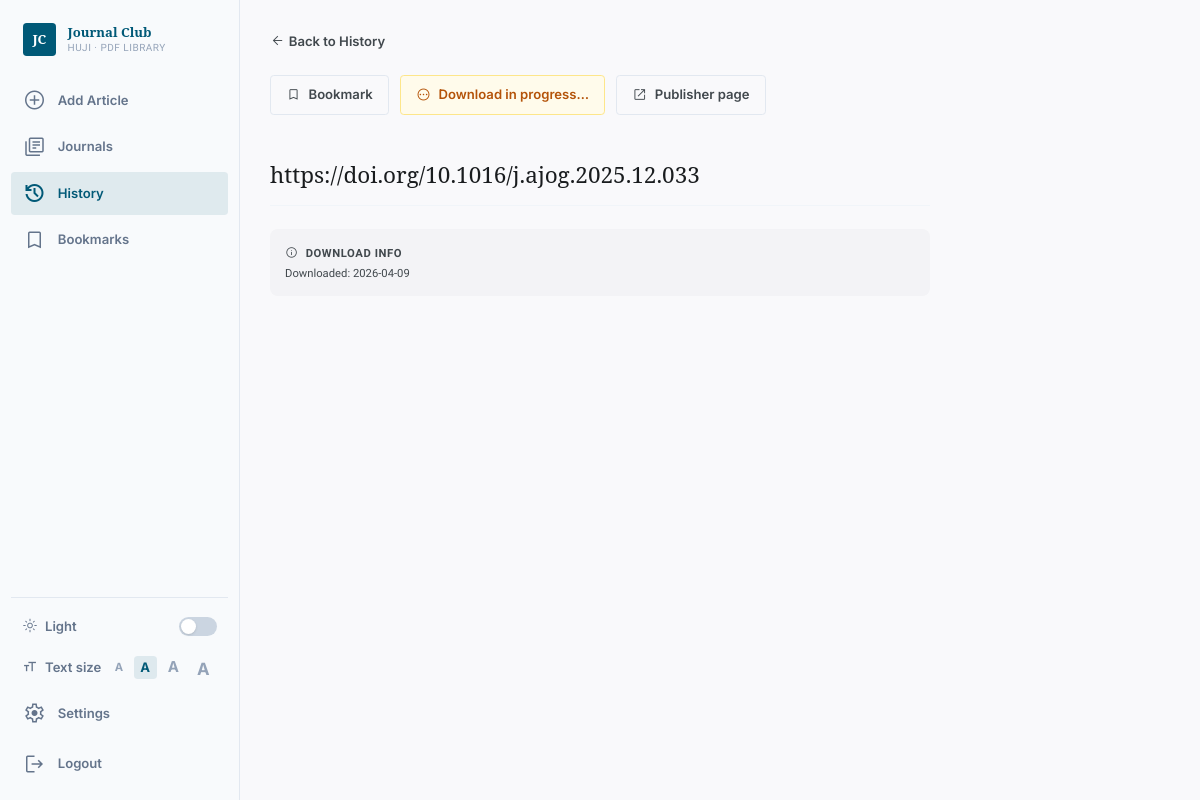
Page /article/10 on the earlier database version.
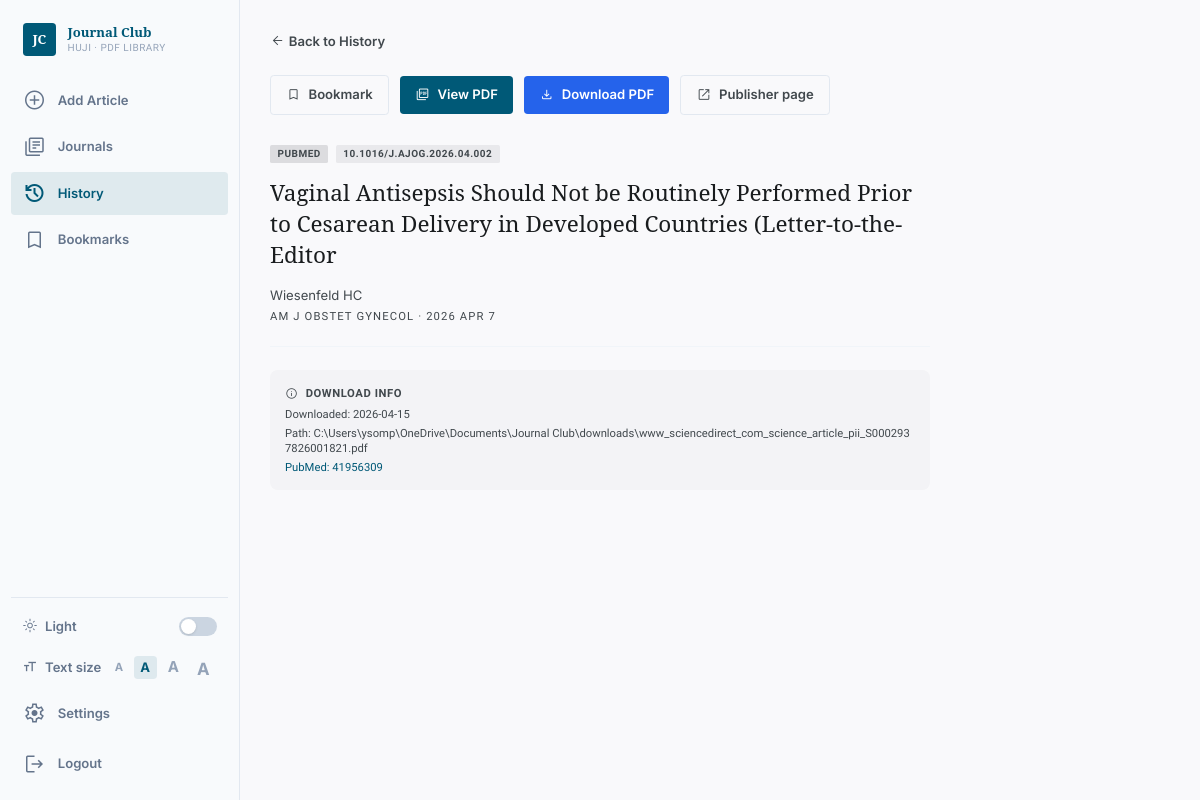
Same page on the later database version.
### tables this page shows
CREATE TABLE articles (
    id            INTEGER PRIMARY KEY AUTOINCREMENT,
    url           TEXT UNIQUE NOT NULL,
    pmid          TEXT,
    doi           TEXT,
    title         TEXT,
    authors       TEXT,          -- JSON array
    journal       TEXT,
    pub_date      TEXT,
    abstract      TEXT,
    pdf_path      TEXT,          -- NULL until download succeeds
    downloaded_at TEXT,          -- ISO-8601
    is_bookmarked INTEGER NOT NULL DEFAULT 0
, download_error TEXT);

### app.py (the view)
@app.route("/article/<int:article_id>")
def article(article_id: int):
    a = storage.get_by_id(article_id)
    if a is None:
        return "Article not found", 404
    if request.headers.get("Accept") == "application/json":
        return jsonify(a)
    return render_template("article.html", article=a, page="history")

### journal_club/storage.py (called while the page is built)
def _connect() -> sqlite3.Connection:
    conn = sqlite3.connect(str(_DB_PATH))
    conn.row_factory = sqlite3.Row
    conn.execute("PRAGMA journal_mode=WAL;")
    conn.execute("PRAGMA foreign_keys=ON;")
    conn.executescript(_DDL)
    _migrate(conn)
    return conn

def _row_to_dict(row: sqlite3.Row) -> dict[str, Any]:
    d = dict(row)
    try:
        d["authors"] = json.loads(d["authors"] or "[]")
    except (json.JSONDecodeError, TypeError):
        d["authors"] = []
    d["is_bookmarked"] = bool(d["is_bookmarked"])
    return d

def get_by_id(article_id: int) -> dict | None:
    with _connect() as conn:
        row = conn.execute(
            "SELECT * FROM articles WHERE id = ?", (article_id,)
        ).fetchone()
    return _row_to_dict(row) if row else None

### templates/article.html (shortened to what this page needs)
{% extends "base.html" %}
{% block content %}
<div class="px-8 py-8 max-w-3xl">
  <a href="./history" class="inline-flex items-center gap-1 text-sm text-on-surface-variant hover:text-primary mb-6 font-semibold transition-colors">
    <span class="material-symbols-outlined text-base">arrow_back</span> Back to History
  </a>
  <div class="flex items-center gap-3 mb-8">
    <button id="bookmark-btn"
            class="flex items-center gap-2 px-4 py-2 border rounded font-body font-semibold text-sm transition-colors
                   {% if article.is_bookmarked %}bg-primary/10 border-primary text-primary{% else %}border-slate-200 text-on-surface-variant hover:border-primary hover:text-primary{% endif %}"
            data-id="{{ article.id }}" data-bookmarked="{{ 'true' if article.is_bookmarked else 'false' }}">
      <span class="material-symbols-outlined text-base {% if article.is_bookmarked %}fill-icon{% endif %}">bookmark</span>
      {{ 'Bookmarked' if article.is_bookmarked else 'Bookmark' }}
    </button>
    {% if article.pdf_path %}
    <a href="./pdf/{{ article.id }}" target="_blank"
       class="flex items-center gap-2 px-4 py-2 bg-primary text-white rounded font-body font-semibold text-sm hover:bg-primary-container transition-colors">
      <span class="material-symbols-outlined text-base">picture_as_pdf</span> View PDF
    </a>
    <a href="./pdf/{{ article.id }}?download=1"
       class="flex items-center gap-2 px-4 py-2 bg-blue-600 text-white rounded font-body font-semibold text-sm hover:bg-blue-700 transition-colors">
      <span class="material-symbols-outlined text-base">download</span> Download PDF
    </a>
    {% else %}
    <span class="flex items-center gap-2 px-4 py-2 bg-amber-50 border border-amber-200 text-amber-700 rounded font-body font-semibold text-sm">
      <span class="material-symbols-outlined text-base">pending</span> Download in progress…
    </span>
    {% endif %}
    <a href="{{ article.url }}" target="_blank"
       class="flex items-center gap-2 px-4 py-2 border border-slate-200 rounded font-body font-semibold text-sm text-on-surface-variant hover:border-primary hover:text-primary transition-colors">
      <span class="material-symbols-outlined text-base">open_in_new</span> Publisher page
    </a>
  </div>
  <div class="flex gap-2 mb-4">
    {% if article.pmid %}
    <span class="bg-surface-container-high px-2 py-0.5 text-[10px] font-label font-bold text-on-surface-variant tracking-wider uppercase rounded-sm">PubMed</span>
    {% endif %}
    {% if article.doi %}
    <span class="bg-surface-container px-2 py-0.5 text-[10px] font-label font-bold text-on-surface-variant tracking-wider uppercase rounded-sm">{{ article.doi }}</span>
    {% endif %}
  </div>
  <h1 class="font-headline text-2xl text-on-surface leading-snug mb-4">
    {{ article.title or article.url }}
  </h1>
  {% if article.authors %}
  <p class="text-sm text-on-surface-variant mb-1">
    {{ article.authors | join(', ') }}
  </p>
  {% endif %}
  {% if article.journal or article.pub_date %}
  <p class="text-xs text-on-surface-variant font-label tracking-widest uppercase mb-6">
    {{ article.journal }}{% if article.journal and article.pub_date %} &middot; {% endif %}{{ article.pub_date }}
  </p>
  {% endif %}
  <hr class="border-slate-100 mb-6"/>
  <section class="bg-surface-container-low rounded-lg p-4 text-xs text-on-surface-variant font-label">
    <div class="flex items-center gap-2 mb-1">
      <span class="material-symbols-outlined text-sm">info</span>
      <span class="font-semibold uppercase tracking-wider">Download info</span>
    </div>
    <p>Downloaded: {{ article.downloaded_at[:10] if article.downloaded_at else 'Unknown' }}</p>
    {% if article.pdf_path %}
    <p class="mt-1 break-all">Path: {{ article.pdf_path }}</p>
    {% endif %}
    {% if article.pmid %}
    <p class="mt-1">
      <a href="https://pubmed.ncbi.nlm.nih.gov/{{ article.pmid }}/" target="_blank"
         class="text-primary hover:underline">PubMed: {{ article.pmid }}</a>
    </p>
    {% endif %}
  </section>
</div>
{% endblock %}

### templates/base.html (shortened to what this page needs)
<!doctype html>
<html lang="en" class="">
<head>
  <script src="https://cdn.tailwindcss.com?plugins=forms,container-queries"></script>
</head>
<body class="min-h-screen">
  <aside class="h-full w-64 fixed left-0 top-0 pt-6 pb-4 px-3 flex flex-col gap-4 bg-slate-50 border-r border-slate-200 z-40">
    <div class="px-3 mb-2">
      <div class="flex items-center gap-3">
        <div class="w-9 h-9 bg-primary rounded flex items-center justify-center text-white font-headline font-bold text-sm">JC</div>
        <div>
          <h3 class="font-headline text-sm font-bold text-primary leading-tight">Journal Club</h3>
          <p class="text-[10px] text-slate-400 font-label tracking-wider uppercase">HUJI · PDF Library</p>
        </div>
      </div>
    </div>
    <nav class="space-y-1 flex-1">
      <a href="."
         class="flex items-center gap-3 px-3 py-2.5 rounded font-body font-semibold text-sm transition-colors
                {% if page == 'add' %}bg-primary/10 text-primary{% else %}text-slate-500 hover:bg-slate-100{% endif %}">
        <span class="material-symbols-outlined {% if page == 'add' %}fill-icon{% endif %}">add_circle</span>
        <span>Add Article</span>
      </a>
      <a href="./journals"
         class="flex items-center gap-3 px-3 py-2.5 rounded font-body font-semibold text-sm transition-colors
                {% if page == 'journals' %}bg-primary/10 text-primary{% else %}text-slate-500 hover:bg-slate-100{% endif %}">
        <span class="material-symbols-outlined {% if page == 'journals' %}fill-icon{% endif %}">library_books</span>
        <span>Journals</span>
      </a>
      <a href="./history"
         class="flex items-center gap-3 px-3 py-2.5 rounded font-body font-semibold text-sm transition-colors
                {% if page == 'history' %}bg-primary/10 text-primary{% else %}text-slate-500 hover:bg-slate-100{% endif %}">
        <span class="material-symbols-outlined {% if page == 'history' %}fill-icon{% endif %}">history</span>
        <span>History</span>
      </a>
      <a href="./bookmarks"
         class="flex items-center gap-3 px-3 py-2.5 rounded font-body font-semibold text-sm transition-colors
                {% if page == 'bookmarks' %}bg-primary/10 text-primary{% else %}text-slate-500 hover:bg-slate-100{% endif %}">
        <span class="material-symbols-outlined {% if page == 'bookmarks' %}fill-icon{% endif %}">bookmark</span>
        <span>Bookmarks</span>
      </a>
    </nav>
    <div class="border-t border-slate-200 pt-3 space-y-2">
      <div class="flex items-center justify-between px-3 py-1.5">
        <div class="flex items-center gap-2 text-slate-500 text-sm font-semibold">
          <span class="material-symbols-outlined text-base" id="theme-icon">light_mode</span>
          <span id="theme-label">Light</span>
        </div>
        <button onclick="toggleDark()"
          id="dark-toggle"
          class="relative w-10 h-5 rounded-full transition-colors duration-200 bg-slate-300 dark-toggle-bg focus:outline-none">
          <span id="dark-knob"
            class="absolute top-0.5 left-0.5 w-4 h-4 bg-white rounded-full shadow transition-transform duration-200"></span>
        </button>
      </div>
      <div class="flex items-center justify-between px-3 py-1.5">
        <div class="flex items-center gap-2 text-slate-500 text-sm font-semibold">
          <span class="material-symbols-outlined text-base">format_size</span>
          <span>Text size</span>
        </div>
        <div class="flex items-center gap-1">
          <button onclick="setFontSize('sm')" data-fs="sm"
            class="fs-btn w-6 h-6 rounded text-xs font-bold text-slate-400 hover:text-primary hover:bg-primary/10 transition-colors">A</button>
          <button onclick="setFontSize('md')" data-fs="md"
            class="fs-btn w-6 h-6 rounded text-sm font-bold text-slate-400 hover:text-primary hover:bg-primary/10 transition-colors">A</button>
          <button onclick="setFontSize('lg')" data-fs="lg"
            class="fs-btn w-7 h-6 rounded text-base font-bold text-slate-400 hover:text-primary hover:bg-primary/10 transition-colors">A</button>
          <button onclick="setFontSize('xl')" data-fs="xl"
            class="fs-btn w-7 h-6 rounded text-lg font-bold text-slate-400 hover:text-primary hover:bg-primary/10 transition-colors">A</button>
        </div>
      </div>
      <a href="./settings"
         class="flex items-center gap-3 px-3 py-2.5 rounded font-body font-semibold text-sm transition-colors
                {% if page == 'settings' %}bg-primary/10 text-primary{% else %}text-slate-500 hover:bg-slate-100{% endif %}">
        <span class="material-symbols-outlined {% if page == 'settings' %}fill-icon{% endif %}">settings</span>
        <span>Settings</span>
      </a>
      <form method="POST" action="./logout" class="mt-auto">
        <button type="submit"
          class="w-full flex items-center gap-3 px-3 py-2.5 rounded font-body font-semibold text-sm transition-colors text-slate-500 hover:bg-slate-100">
          <span class="material-symbols-outlined">logout</span>
          <span>Logout</span>
        </button>
      </form>
    </div>
  </aside>
  <main class="ml-64 min-h-screen">
    {% block content %}{% endblock %}
  </main>
</body>
</html>

### templates/base.html (style rules this page uses)
.material-symbols-outlined { font-variation-settings: 'FILL' 0, 'wght' 300, 'GRAD' 0, 'opsz' 24; }
.fill-icon { font-variation-settings: 'FILL' 1, 'wght' 400, 'GRAD' 0, 'opsz' 24; }
html.fs-md { font-size: 15px; }
body { font-family: 'Inter', sans-serif; background: #f9f9fb; color: #191c1e; transition: background .2s, color .2s; }

Differences in the rows shown:
now on this page (row edited): articles: is_bookmarked "Bookmark", doi "10.1016/J.AJOG.2026.04.002", title "Vaginal Antisepsis Should Not be Routinely Performed Prior to Cesarean Delivery in Developed Countries (Letter-to-the-Editor", journal "AM J OBSTET GYNECOL", pub_date "2026 APR 7", downloaded_at "2026-04-15", pdf_path "C:\\Users\\ysomp\\OneDrive\\Documents\\Journal Club\\downloads\\www_sciencedirect_com_science_article_pii_S0002937826001821.pdf", pmid "41956309"
changed articles: pmid empty → "41956309" (drawn); journal empty → "Am J Obstet Gynecol" (drawn)
Other differences:
{{ article.authors | join(', ') }}: (not shown) → "Wiesenfeld HC"
{{ 'Bookmarked' if article.is_bookmarked else 'Bookmark' }}: "Bookmark" → (not shown)
{{ article.title or article.url }}: "https://doi.org/10.1016/j.ajog.2025.12.033" → (not shown)
{{ article.downloaded_at[:10] if article.downloaded_at else 'Unknown' }}: "2026-04-09" → (not shown)
text no longer shown: "Download in progress…"
text now shown: "View PDF Download PDF PUBMED · Path: PubMed:"
